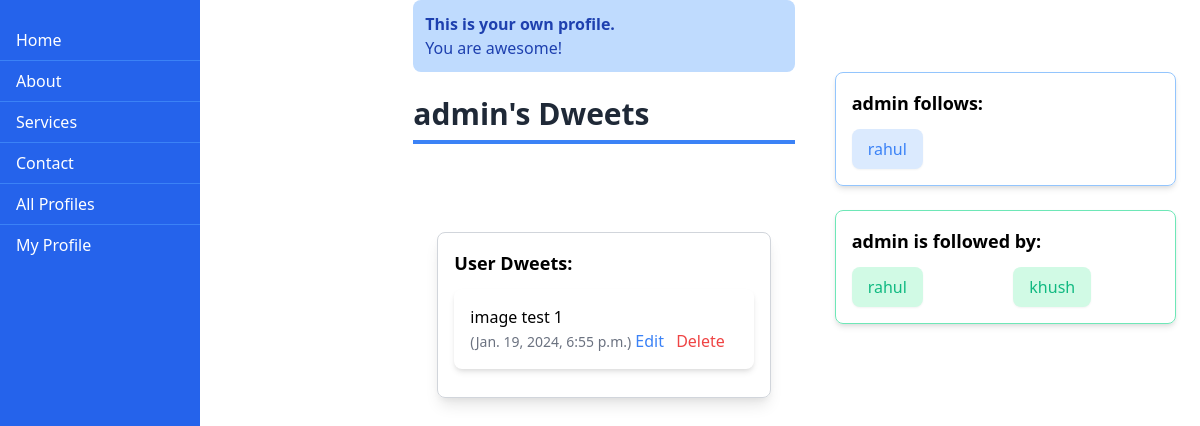
Before: /profile/1/ (signed in) with the older database file.
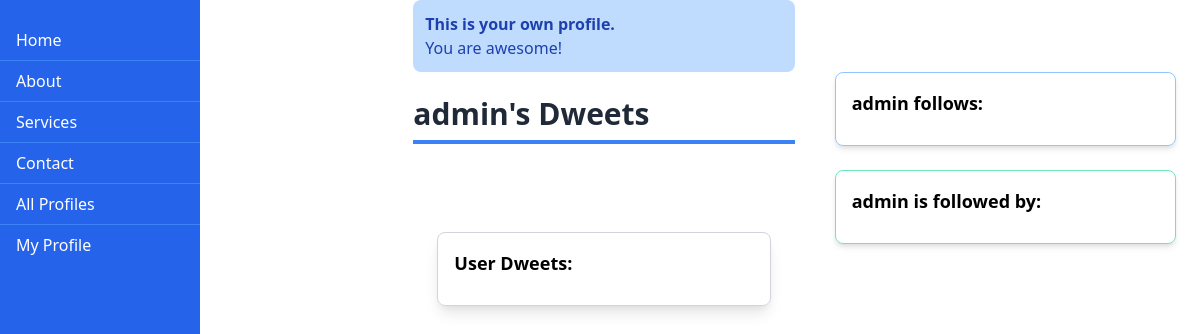
After: the same page with the newer database file.
### dwitter/models.py (models this page shows, shortened)
class Dweet(models.Model):
    user = models.ForeignKey(
        User, related_name="dweets", on_delete=models.CASCADE
    )
    body = models.CharField(max_length=140)
    header_image = models.ImageField(null=True, blank=True, upload_to="images/")
    created_at = models.DateTimeField(auto_now_add=True)
    likes = models.ManyToManyField(User, related_name='blog_posts')
    categories = models.ManyToManyField(DweetCategory, related_name='dweetcategories', blank = True)

class Profile(models.Model):
    user = models.OneToOneField(User, on_delete=models.CASCADE)
    follows = models.ManyToManyField(
        "self",
        related_name="followed_by",
        symmetrical=False,
        blank=True,
    )
    def __str__(self):
        return self.user.username

### dwitter/views.py (the view, shortened to what this page needs)
# urls.py: path("profile/<int:pk>/", profile, name="profile"),
@login_required(login_url='dwitter:login')
def profile(request, pk):
    if not hasattr(request.user, 'profile'):
        missing_profile = Profile(user=request.user.profile)
        missing_profile.save()
    profile = Profile.objects.get(pk=pk)
    my_dweets = Dweet.objects.filter(
        user = profile.user
    ).order_by("-created_at")
    return render(request, "dwitter/profile.html", {"profile" : profile, "dweets" : my_dweets})

### dwitter/templates/dwitter/profile.html (shortened to what the changed rows need)
{% extends 'base.html' %}
{% block content %}
<div class="grid grid-cols-3 gap-4">
    <div class="flex-1 ml-2">
        <h1 class="text-3xl font-semibold text-gray-800 border-b-4 border-blue-500 py-2 mb-6">{{ profile.user.username }}'s Dweets</h1>
        <div class="mt-8 p-6">
            <div class="mt-8 border border-gray-300 rounded-lg shadow-lg p-4">
                {% for dweet in dweets %}
                    <div class="mb-3 bg-white rounded-lg shadow-md p-4">
                        <p>{{ dweet.body }}</p>
                        <span class="text-sm text-gray-500">({{ dweet.created_at }})</span>
                        {% if user.is_authenticated and dweet.user == user %}
                            <a href="{% url 'dwitter:edit_dweet' dweet.id %}" class="text-blue-500 mr-2">Edit</a>
                            <a href="{% url 'dwitter:delete_dweet' dweet.id %}" class="text-red-500">Delete</a>
                        {% endif %}
                    </div>
                {% endfor %}
            </div>
        </div>
    </div>
    <div class="mt-8 p-6">
        <div class="mt-4 border border-blue-300 rounded-lg shadow-md p-4">
            <ul class="grid grid-cols-2 gap-4">
                {% for following in profile.follows.all %}
                    {% if following != profile %}
                        <li>
                            <a href="{% url 'dwitter:profile' following.id %}" class="inline-block py-2 px-4 bg-blue-100 hover:bg-blue-200 rounded-lg shadow-sm transition duration-300">
                                <span class="text-blue-500">{{ following }}</span>
                            </a>
                        </li>
                    {% endif %}
                {% endfor %}
            </ul>
        </div>
        <div class="mt-6 border border-green-300 rounded-lg shadow-md p-4">
            <ul class="grid grid-cols-2 gap-4">
                {% for follower in profile.followed_by.all %}
                    {% if follower != profile %}
                        <li>
                            <a href="{% url 'dwitter:profile' follower.id %}" class="inline-block py-2 px-4 bg-green-100 hover:bg-green-200 rounded-lg shadow-sm transition duration-300">
                                <span class="text-green-500">{{ follower }}</span>
                            </a>
                        </li>
                    {% endif %}
                {% endfor %}
            </ul>
        </div>
    </div>
</div>
{% endblock content %}

Changed rows visible on the page:
removed Dweet: body "image test 1", created_at "Jan. 19, 2024, 6:55 p.m.", shows "Edit"
no longer on this page (row edited): Profile: user.username "rahul"
no longer on this page (row edited): Profile: user.username "khush", shown under "admin is followed by:"
